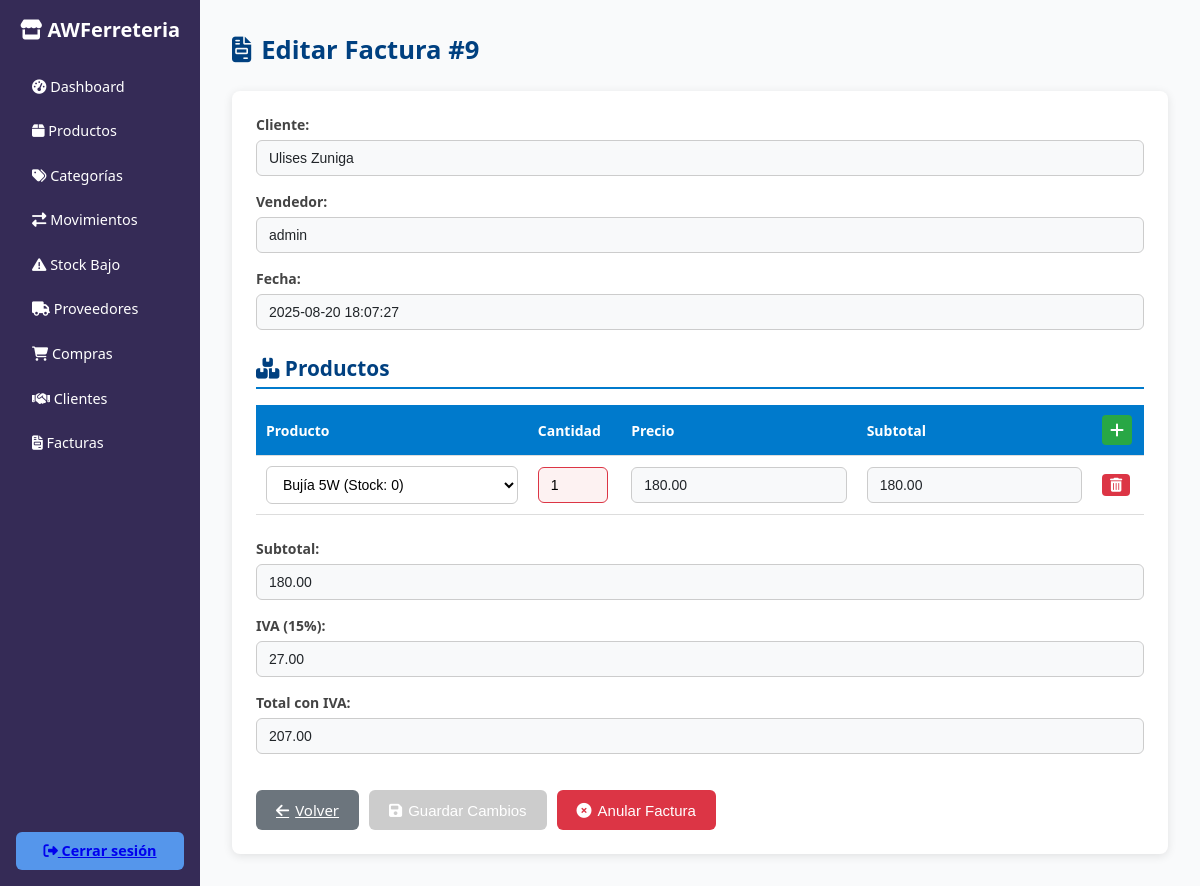
The app's page /facturacion/detalle_factura.php?id=9 (signed in) with its own data.
### tables this page shows
CREATE TABLE `facturas` (
  `idfactura` int(11) NOT NULL,
  `idcliente` int(11) NOT NULL,
  `idusuario` int(11) NOT NULL,
  `fecha` datetime DEFAULT current_timestamp(),
  `total` decimal(10,2) NOT NULL,
  `iva` decimal(10,2) DEFAULT 0.00,
  `activo` bit(1) DEFAULT b'1',
  `usuarioregistra` int(11) DEFAULT NULL,
  `fecharegistro` datetime DEFAULT current_timestamp(),
  `usuarioactualiza` int(11) DEFAULT NULL,
  `fechaactualizacion` datetime DEFAULT NULL
);

CREATE TABLE `clientes` (
  `idcliente` int(11) NOT NULL,
  `nombre` varchar(100) NOT NULL,
  `apellido` varchar(100) NOT NULL,
  `identificacion` varchar(20) NOT NULL,
  `tipo_identificacion` enum('CEDULA','RUC','PASAPORTE','OTRO') NOT NULL,
  `telefono` varchar(20) DEFAULT NULL,
  `email` varchar(100) DEFAULT NULL,
  `direccion` text DEFAULT NULL,
  `ciudad` varchar(50) DEFAULT NULL,
  `activo` tinyint(1) DEFAULT 1,
  `usuarioregistra` int(11) NOT NULL,
  `fecharegistro` datetime DEFAULT current_timestamp(),
  `usuarioactualiza` int(11) DEFAULT NULL,
  `fechaactualizacion` datetime DEFAULT NULL ON UPDATE current_timestamp()
);

CREATE TABLE `usuarios` (
  `idusuario` int(11) NOT NULL,
  `nombrecompleto` varchar(100) NOT NULL,
  `usuario` varchar(50) NOT NULL,
  `contrasena` varchar(255) NOT NULL,
  `correo` varchar(100) DEFAULT NULL,
  `telefono` varchar(20) DEFAULT NULL,
  `idrol` int(11) NOT NULL,
  `activo` bit(1) NOT NULL DEFAULT b'1',
  `usuarioregistra` int(11) NOT NULL,
  `fecharegistro` datetime NOT NULL DEFAULT current_timestamp(),
  `usuarioactualiza` int(11) DEFAULT NULL,
  `fechaactualizacion` datetime DEFAULT NULL ON UPDATE current_timestamp()
);

CREATE TABLE `detalle_factura` (
  `iddetalle` int(11) NOT NULL,
  `idfactura` int(11) NOT NULL,
  `idproducto` int(11) NOT NULL,
  `cantidad` int(11) NOT NULL,
  `precio` decimal(10,2) NOT NULL,
  `subtotal` decimal(10,2) NOT NULL
);

### facturacion/detalle_factura.php (the view, shortened to what this page needs)
<?php
$conn = getConnection();
$idfactura = isset($_GET['id']) ? intval($_GET['id']) : 0;
$sqlFactura = "
    SELECT f.*, c.nombre AS cliente_nombre, c.apellido, u.usuario AS vendedor
    FROM facturas f
    INNER JOIN clientes c ON f.idcliente = c.idcliente
    INNER JOIN usuarios u ON f.idusuario = u.idusuario
    WHERE f.idfactura = ?
    LIMIT 1";
$stmt = $conn->prepare($sqlFactura);
$stmt->bind_param("i", $idfactura);
$stmt->execute();
$result = $stmt->get_result();
$factura = $result->fetch_assoc();
$isAnulada = ($factura['activo'] == 0);
$sqlDetalle = "
    SELECT df.idproducto, df.cantidad, df.precio, p.nombre, p.stock
    FROM detalle_factura df
    INNER JOIN productos p ON df.idproducto = p.idproducto
    WHERE df.idfactura = ?";
$stmtDetalle = $conn->prepare($sqlDetalle);
$stmtDetalle->bind_param("i", $idfactura);
$stmtDetalle->execute();
$resultDetalle = $stmtDetalle->get_result();
$productosFactura = $resultDetalle->fetch_all(MYSQLI_ASSOC);
?>
<!DOCTYPE html>
<html lang="es">
<head>
    <link rel="stylesheet" href="https://cdnjs.cloudflare.com/ajax/libs/font-awesome/6.4.0/css/all.min.css">
</head>
<body>
    <div class="container">
        <?php include('../includes/sidebar_inventario.php'); ?>
        <main class="main-content">
            <h2><i class="fas fa-file-invoice"></i> Editar Factura #<?= $factura['idfactura'] ?></h2>
            <form id="formFactura" method="POST" action="actualizar_detalle_factura.php">
                <div class="invoice-container">
                    <div class="form-group">
                        <label>Cliente:</label>
                        <input type="text" value="<?= htmlspecialchars(trim($factura['cliente_nombre'] . ' ' . ($factura['apellido'] ?? ''))) ?>" readonly>
                    </div>
                    <div class="form-group">
                        <label>Vendedor:</label>
                        <input type="text" value="<?= htmlspecialchars($factura['vendedor']) ?>" readonly>
                    </div>
                    <div class="form-group">
                        <label>Fecha:</label>
                        <input type="text" value="<?= $factura['fecha'] ?>" readonly>
                    </div>
                    <h3><i class="fas fa-boxes"></i> Productos</h3>
                    <table id="productosTable">
                        <thead>
                            <tr>
                                <th>Producto</th>
                                <th>Cantidad</th>
                                <th>Precio</th>
                                <th>Subtotal</th>
                                <th>
                                    <?php if (!$isAnulada): ?>
                                        <button type="button" onclick="addRow()" class="btn-row-add" title="Agregar producto">
                                            <i class="fas fa-plus"></i>
                                        </button>
                                    <?php endif; ?>
                                </th>
                            </tr>
                        </thead>
                        <tbody>
                            <?php foreach ($productosFactura as $pf): ?>
                                <tr>
                                    <td>
                                        <select name="productos[]" required onchange="productoSeleccionado(this)"
                                            <?= $isAnulada ? 'disabled' : '' ?>>
                                            <option value="">Seleccione producto...</option>
                                        </select>
                                    </td>
                                    <td>
                                        <input type="number" name="cantidades[]" min="1" value="<?= $pf['cantidad'] ?>"
                                            style="width:70px;" oninput="calcular()" <?= $isAnulada ? 'disabled' : '' ?>>
                                    </td>
                                    <td>
                                        <input type="text" name="precios[]" value="<?= number_format($pf['precio'], 2) ?>" readonly>
                                    </td>
                                    <td>
                                        <input type="text" name="subtotales[]" value="<?= number_format($pf['cantidad'] * $pf['precio'], 2) ?>" readonly>
                                    </td>
                                    <td>
                                        <?php if (!$isAnulada): ?>
                                            <button type="button" class="btn-row-remove" title="Eliminar" onclick="eliminarFila(this)">
                                                <i class="fas fa-trash-alt"></i>
                                            </button>
                                        <?php endif; ?>
                                    </td>
                                </tr>
                            <?php endforeach; ?>
                        </tbody>
                    </table>
                    <div class="form-group">
                        <label>Subtotal:</label>
                        <input type="text" id="subtotal" name="subtotal" value="<?= number_format(array_sum(array_map(function($p) { return $p['cantidad'] * $p['precio']; }, $productosFactura)), 2) ?>" readonly>
                    </div>
                    <div class="form-group">
                        <label>IVA (15%):</label>
                        <input type="text" id="iva" name="iva" value="<?= number_format(array_sum(array_map(function($p) { return $p['cantidad'] * $p['precio']; }, $productosFactura)) * 0.15, 2) ?>" readonly>
                    </div>
                    <div class="form-group">
                        <label>Total con IVA:</label>
                        <input type="text" id="total_final" name="total_final" value="<?= number_format(array_sum(array_map(function($p) { return $p['cantidad'] * $p['precio']; }, $productosFactura)) * 1.15, 2) ?>" readonly>
                    </div>
                    <div style="display: flex; gap: 10px; margin-top: 20px;">
                        <a href="facturas.php" class="btn-submit" style="background-color: #6c757d;">
                            <i class="fas fa-arrow-left"></i> Volver
                        </a>
                        <?php if (!$isAnulada): ?>
                            <button type="submit" class="btn-submit" id="btnGuardar">
                                <i class="fas fa-save"></i> Guardar Cambios
                            </button>
                            <button type="button" onclick="confirmarAnulacion()" class="btn-submit btn-danger">
                                <i class="fas fa-times-circle"></i> Anular Factura
                            </button>
                        <?php else: ?>
                            <span style="color: #dc3545; font-weight: bold; margin-top: 10px;">Esta factura no puede editarse porque está anulada.</span>
                        <?php endif; ?>
                    </div>
                </div>
            </form>
        </main>
    </div>
</body>
</html>

### facturacion/detalle_factura.php (style rules this page uses)
* { box-sizing: border-box; margin: 0; padding: 0; }
body, html { height: 100%; font-family: 'Segoe UI', Tahoma, Geneva, Verdana, sans-serif; background-color: #f4f6f85c; color: #333; }
.container { display: flex; height: 100vh; }
.main-content { flex: 1; padding: 1.5rem; margin: 0.5rem; overflow-y: auto; font-size: 14px; }
.main-content h2 { color: #004080; margin-bottom: 1.5rem; font-size: 1.6rem; display: flex; align-items: center; gap: 10px; }
.main-content h3 { color: #004080; margin: 1.5rem 0 1rem; font-size: 1.3rem; border-bottom: 2px solid #007acc; padding-bottom: 5px; }
form { background: #fff; padding: 1.5rem; border-radius: 8px; box-shadow: 0 2px 10px rgba(0,0,0,0.1); }
.form-group { margin-bottom: 1rem; }
.form-group label { display: block; margin-bottom: 6px; font-weight: 600; color: #444; }
select, input[type="text"], input[type="number"] { width: 100%; padding: 9px 12px; border: 1px solid #ccc; border-radius: 6px; font-size: 14px; transition: border-color 0.3s, box-shadow 0.3s; outline: none; background-color: white; }
input.error { border-color: #dc3545 !important; background-color: #fdf2f2; }
input[readonly], select[disabled] { background-color: #f8f9fa; font-weight: 500; color: #212529; cursor: not-allowed; }
table { width: 100%; border-collapse: collapse; margin: 1rem 0 1.5rem; font-size: 14px; background: #fff; }
th, td { padding: 10px; text-align: left; border-bottom: 1px solid #ddd; }
th { background-color: #007acc; color: white; font-weight: 600; }
.btn-row-add { background-color: #28a745; color: white; border: none; padding: 6px 10px; border-radius: 4px; cursor: pointer; font-size: 16px; display: flex; align-items: center; justify-content: center; width: 30px; height: 30px; }
.btn-row-remove { background-color: #dc3545; color: white; border: none; padding: 4px 8px; border-radius: 4px; cursor: pointer; font-size: 14px; display: flex; align-items: center; justify-content: center; }
.btn-submit { background-color: #004080; color: white; padding: 10px 20px; border: none; border-radius: 6px; font-size: 15px; font-weight: 500; cursor: pointer; margin-top: 1rem; display: inline-flex; align-items: center; gap: 6px; }
.btn-submit:disabled { background-color: #ccc; cursor: not-allowed; }
.btn-danger { background-color: #dc3545; }

### records on screen
facturas: idfactura "9", idcliente.apellido "Ulises Zuniga", idusuario.usuario "admin", fecha "2025-08-20 18:07:27"
detalle_factura: activo "Bujía 5W (Stock: 0)", cantidad "1", precio "180.00", subtotal "180.00", iva "27.00", total_final "207.00"
